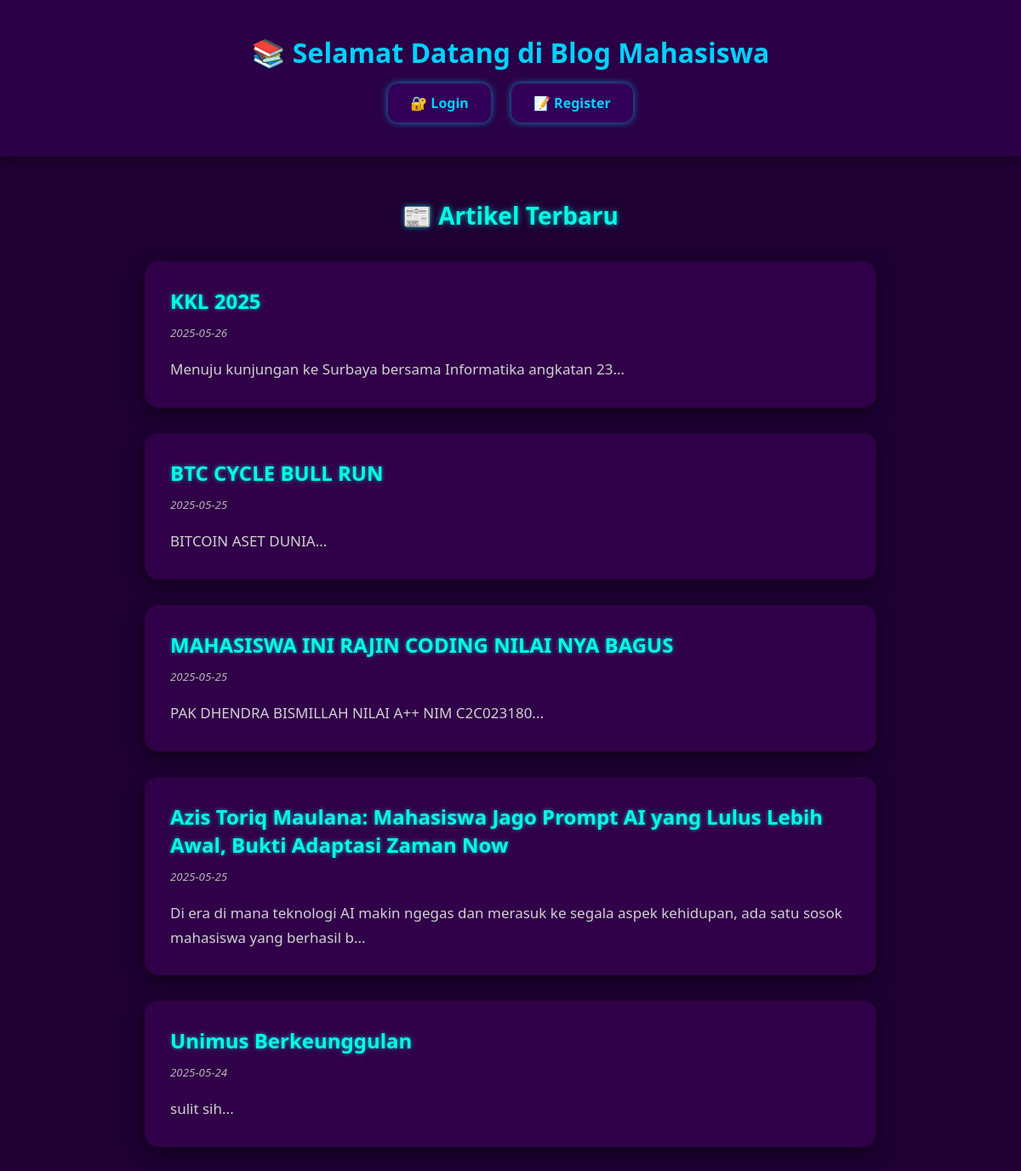
The page / on the database its author committed.
### tables this page shows
CREATE TABLE `posts` (
  `id` int(11) NOT NULL,
  `judul` varchar(255) NOT NULL,
  `konten` text NOT NULL,
  `tanggal` date NOT NULL,
  `status` enum('draft','public','private') DEFAULT 'draft'
);

### index.php (the view, shortened to what this page needs)
<?php
require_once 'includes/koneksi.php';
$data = $pdo->query("SELECT * FROM posts ORDER BY tanggal DESC LIMIT 5")->fetchAll();
?>
<!DOCTYPE html>
<html lang="id">
<head>
</head>
<body>
    <div class="header">
        <h1>📚 Selamat Datang di Blog Mahasiswa</h1>
        <a href="auth/login.php">🔐 Login</a>
        <a href="auth/register.php">📝 Register</a>
    </div>
    <div class="latest-articles">
        <h2>📰 Artikel Terbaru</h2>
        <?php foreach ($data as $row): ?>
            <div class="article" onclick="location.href='blog/detail_artikel.php?id=<?= htmlspecialchars($row['id']) ?>'">
                <h3><?= htmlspecialchars($row['judul']) ?></h3>
                <small><?= htmlspecialchars($row['tanggal']) ?></small>
                <p><?= substr(strip_tags($row['konten']), 0, 120) ?>...</p>
            </div>
        <?php endforeach; ?>
    </div>
</body>
</html>

### index.php (style rules this page uses)
* { box-sizing: border-box; margin: 0; padding: 0; font-family: 'Segoe UI', Tahoma, Geneva, Verdana, sans-serif; }
body { background: #1e0033; color: #f5f5f5; display: flex; flex-direction: column; align-items: center; min-height: 100vh; padding-bottom: 40px; }
.header { width: 100%; background-color: #2a0047; box-shadow: 0 4px 10px rgba(0,0,0,0.4); padding: 40px 20px; text-align: center; position: sticky; top: 0; z-index: 10; }
.header h1 { font-size: 32px; color: #00d1ff; margin-bottom: 15px; font-weight: 700; }
.header a { margin: 0 10px; padding: 12px 26px; background: #320058; border-radius: 12px; color: #00d1ff; font-weight: 600; text-decoration: none; box-shadow: 0 0 8px #00d1ffaa; transition: background-color 0.3s ease, color 0.3s ease, box-shadow 0.4s ease; display: inline-block; }
.latest-articles { width: 100%; max-width: 900px; margin-top: 50px; padding: 0 20px; }
.latest-articles h2 { text-align: center; font-size: 28px; margin-bottom: 35px; color: #00ffe7; font-weight: 700; text-shadow: 0 0 6px #00ffe7aa; }
.article { background: #300048; border-radius: 16px; padding: 30px; margin-bottom: 30px; box-shadow: 0 6px 20px rgba(0,0,0,0.5); transition: transform 0.3s ease, box-shadow 0.3s ease; cursor: pointer; }
.article h3 { font-size: 24px; color: #00ffe7; margin-bottom: 12px; font-weight: 700; text-shadow: 0 0 5px #00ffe7aa; }
.article small { display: block; color: #b3b3b3; margin-bottom: 20px; font-style: italic; }
.article p { font-size: 17px; line-height: 1.7; color: #d1d1d1; }

### rows shown on the page
posts: judul "KKL 2025", tanggal "2025-05-26", konten "Menuju kunjungan ke Surbaya bersama Informatika angkatan 23"
posts: judul "BTC CYCLE BULL RUN", tanggal "2025-05-25", konten "BITCOIN ASET DUNIA"
posts: judul "MAHASISWA INI RAJIN CODING NILAI NYA BAGUS", tanggal "2025-05-25", konten "PAK DHENDRA BISMILLAH NILAI A++ NIM C2C023180"
posts: judul "Azis Toriq Maulana: Mahasiswa Jago Prompt AI yang Lulus Lebih Awal, Bukti Adaptasi Zaman Now", tanggal "2025-05-25", konten "Di era di mana teknologi AI makin ngegas dan merasuk ke segala aspek kehidupan, ada satu sosok mahasiswa yang berhasil b"
posts: judul "Unimus Berkeunggulan", tanggal "2025-05-24", konten "sulit sih"
